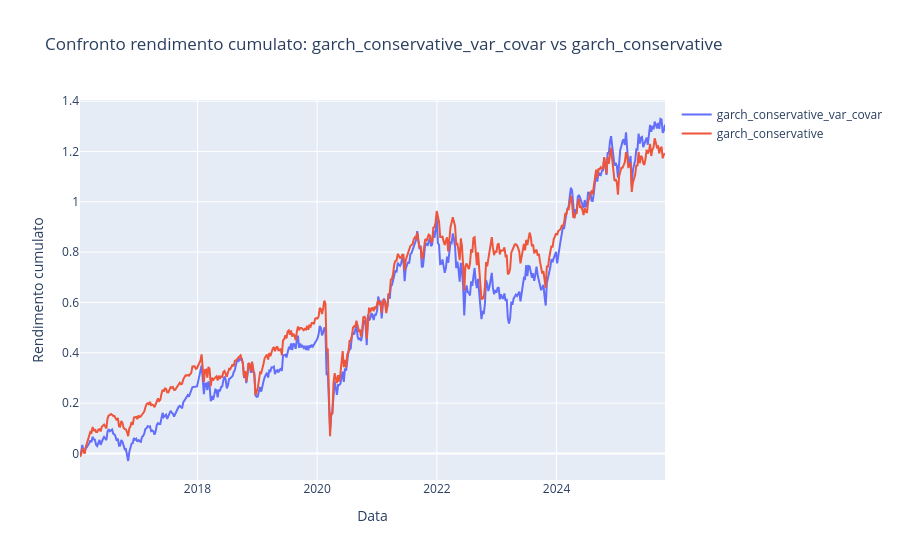

Notebook code cell kept with this figure:
### Code cell
plot_compare(
    "garch_conservative_var_covar",
    "garch_conservative",
    df=pd.concat([part1_returns_df, part2_df], axis=1))

### Figure 1 — Plotly figure (JSON) as saved in the notebook; plotly's stock layout.template omitted (floating-point values rounded to 4 significant figures; data arrays with more than 128 entries replaced by an {"elided": "..."} marker saying what was removed)
{"data": [{"mode": "lines", "name": "garch_conservative_var_covar", "type": "scatter", "x": {"elided": "511 str values"}, "y": {"elided": "511 float values"}}, {"mode": "lines", "name": "garch_conservative", "type": "scatter", "x": {"elided": "511 str values"}, "y": {"elided": "511 float values"}}], "layout": {"autosize": true, "hovermode": "x unified", "title": {"text": "Confronto rendimento cumulato: garch_conservative_var_covar vs garch_conservative"}, "xaxis": {"autorange": true, "range": ["2016-01-15", "2025-10-24"], "title": {"text": "Data"}, "type": "date"}, "yaxis": {"autorange": true, "range": [-0.1054, 1.404], "title": {"text": "Rendimento cumulato"}, "type": "linear"}}}
